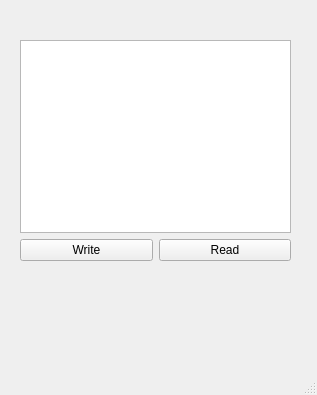
<?xml version="1.0" encoding="UTF-8"?>
<ui version="4.0">
 <class>MainWindow</class>
 <widget class="QMainWindow" name="MainWindow">
  <property name="geometry">
   <rect>
    <x>0</x>
    <y>0</y>
    <width>317</width>
    <height>395</height>
   </rect>
  </property>
  <property name="windowTitle">
   <string>MainWindow</string>
  </property>
  <widget class="QWidget" name="centralwidget">
   <widget class="QWidget" name="">
    <property name="geometry">
     <rect>
      <x>20</x>
      <y>40</y>
      <width>271</width>
      <height>221</height>
     </rect>
    </property>
    <layout class="QVBoxLayout" name="verticalLayout">
     <item>
      <widget class="QPlainTextEdit" name="plainTextEdit"/>
     </item>
     <item>
      <layout class="QHBoxLayout" name="horizontalLayout">
       <item>
        <widget class="QPushButton" name="pushButton">
         <property name="text">
          <string>Write</string>
         </property>
        </widget>
       </item>
       <item>
        <widget class="QPushButton" name="pushButton_2">
         <property name="text">
          <string>Read</string>
         </property>
        </widget>
       </item>
      </layout>
     </item>
    </layout>
   </widget>
  </widget>
  <widget class="QMenuBar" name="menubar">
   <property name="geometry">
    <rect>
     <x>0</x>
     <y>0</y>
     <width>317</width>
     <height>21</height>
    </rect>
   </property>
  </widget>
  <widget class="QStatusBar" name="statusbar"/>
 </widget>
 <resources/>
 <connections/>
</ui>
